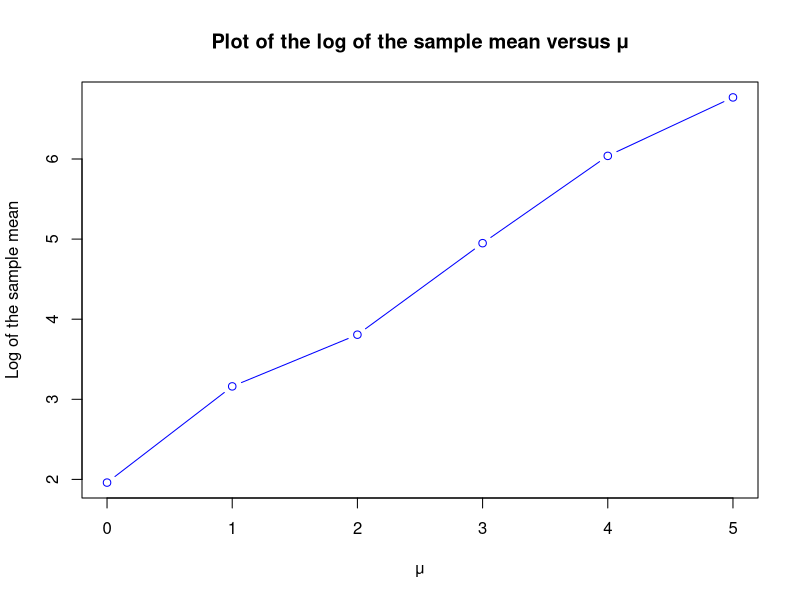
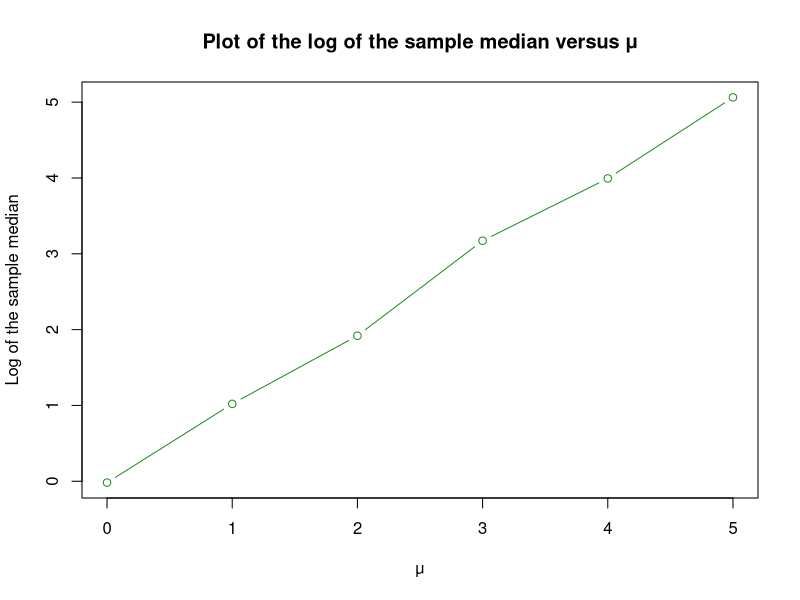

Write the R code that produced these figures, in order.
#Question 3


lognorm = function(N, mu, sigma){
  
  # Generate normal random variables of N realisations
  x = rnorm(N, mean = mu, sd = sigma)
  y = exp(x)
  
  return(y)
}

"Array of mu values"
mu = c(0:5)

"Empty array which we will use in for loop"
logmean = rep(0, length(mu))
logmedian = rep(0, length(mu))

# Mean
for(n in 1:length(mu)){
  
  sample = lognorm(1000, mu = mu[n], sigma = 2)
  logmean[n] = log(mean(sample))
  
}

plot(mu, 
     logmean,
     col = 'blue',
     type = 'b',
     xlab = 'μ',
     ylab = 'Log of the sample mean',
     main = 'Plot of the log of the sample mean versus μ',
)

# Median
for(n in 1:length(mu)){
  
  sample = lognorm(1000, mu = mu[n], sigma = 2)
  logmedian[n] = log(median(sample))

}

plot(mu, 
     logmedian,
     col = 'forestgreen',
     type = 'b',
     xlab = 'μ',
     ylab = 'Log of the sample median',
     main = 'Plot of the log of the sample median versus μ',
)

